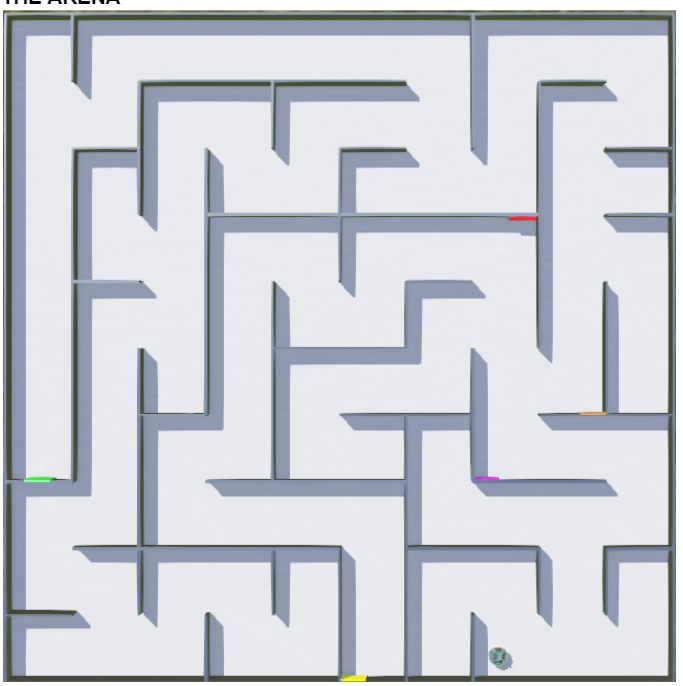
#> input picture WeBots_02/misc/image.png, 683 x 686 px
$ python maze_generator.py
#> lines starting #> are read from the running program, lines starting #| are printed output that depends on the picture
from PIL import Image
import numpy as np

# Load the maze image
image_path = 'image.png'
maze_image = Image.open(image_path)
#> maze_image is the input picture: PIL image 683x686 RGB; mean R, G, B 202.1, 206.2, 212.8

# Convert the image to grayscale
gray_maze = maze_image.convert('L')
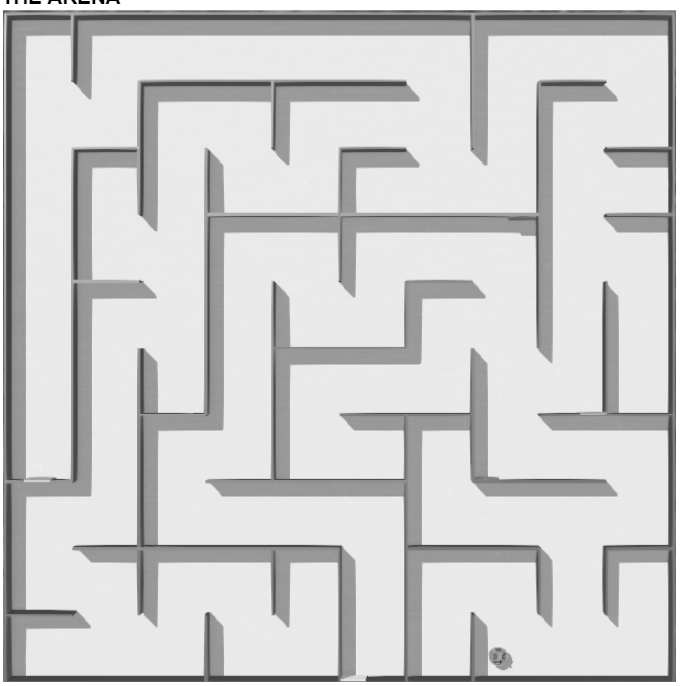
#> gray_maze: PIL image 683x686 L; min 0, max 255, mean 205.7

# Resize for matrix clarity (downscale if necessary)
resized_maze = gray_maze.resize((50, 50))  # Assuming 50x50 grid for simplicity
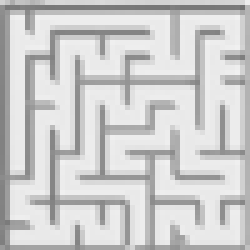
#> resized_maze: PIL image 50x50 L (shown 5 times larger); min 113, max 241, mean 205

# Convert to numpy array
maze_array = np.array(resized_maze)

# Threshold the array to create a binary representation
threshold = 128
binary_maze = (maze_array < threshold).astype(int)  # Walls = 1, Paths = 0
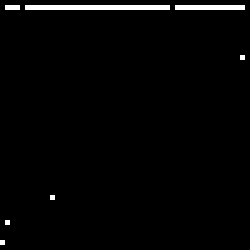
#> binary_maze: shape (50, 50) int64 (shown 5 times larger); values 0 (black) and 1 (white), 2% white in thin lines or dots

for row in binary_maze:
    print(row)
#> this loop made 50 passes
#> (printed output is left out)
